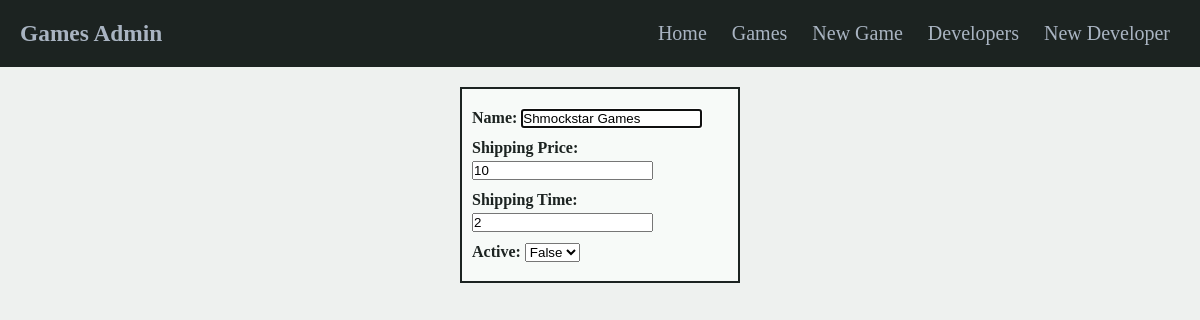
Screenshot of /developers/2/edit with the database file from the repository.
### tables this page shows
CREATE TABLE developers (
    id INTEGER PRIMARY KEY AUTOINCREMENT,
    name VARCHAR,
    shipping_price INT,
    shipping_time INT,
    active BOOLEAN
);

### controllers/developers_controller.py (the view)
@developers_blueprint.route("/developers/<id>/edit", methods=['GET'])
def edit_developer(id):
    developer = developer_repository.select(id)
    return render_template('developers/edit.html', developer = developer)

### db/run_sql.py (called while the page is built)
def get_db():
    path=os.path.dirname(os.path.abspath(__file__))
    db= os.path.join(path, "game_manager.db")
    conn=sqlite3.connect(db)
    conn.execute("PRAGMA foreign_keys=1")
    conn.row_factory=sqlite3.Row
    return conn

def run_sql(sql, values=[]):
    db=get_db()
    cursor=db.cursor()
    cursor.execute(sql, values)
    results=cursor.fetchall()
    db.commit()
    db.close()
    return results

### repositories/developer_repository.py (called while the page is built)
def select(id):
    developer = None
    sql = "SELECT * FROM developers WHERE id =?"
    values = [id]
    result = run_sql(sql, values)[0]
    if result is not None:
        active = True if result['active'] == 1 else False
        developer = Developer(result['name'], result['shipping_price'], result['shipping_time'], active, result['id'])
    return developer

### templates/developers/edit.html (shortened to what this page needs)
{% extends "base.html" %}
{% block content %}
<div class="container">
<div class="box2">
<form action="/developers/{{developer.id}}" method="post">
    <div class="name">
        <label for="name">Name:</label>
        <input type="text" id="name" name="name" placeholder="Name" value="{{developer.name}}" required autofocus>
    </div>
    <div class="shipping_price">
        <label for="shipping_price">Shipping Price:</label>
        <input type="number" name="shipping_price" id="shipping_price" value="{{developer.shipping_price}}" required>
    </div>
    <div class="shipping_time">
        <label for="shipping_time">Shipping Time:</label>
        <input type="number" name="shipping_time" id="shipping_time" value="{{developer.shipping_time}}" required>
    </div>
    <div class="active">
        <label for="active">Active:</label>
        <select id="active" name="active">
          <option value="0"
            {% if developer.active == False %} selected="selected" {% endif %}>
            False
          </option>
        </select>
      </div>
</form>
</div>
</div>
{% endblock %}

### static/style.css (style rules this page uses)
* { box-sizing: border-box; margin: 0%; padding: 0%; }
body { background-color: #eef1ef; }
.container { display: flex; flex-wrap: wrap; justify-content: space-around; }
.box2 { border: 2px solid #1c2321; display: flex; flex-direction: column; width: 280px; min-height: 150px; background-color: white; padding: 10px; margin:20px; line-height: 22px; color: #1c2321; background-color: #f7faf8; }
.name { font-weight: bold; margin-top: 0.5em; margin-bottom: 0.5em; color: #1c2321; }
.shipping_price { font-weight: bold; margin-top: 0.5em; margin-bottom: 0.5em; color: #1c2321; }
.shipping_time { font-weight: bold; margin-top: 0.5em; margin-bottom: 0.5em; color: #1c2321; }
.active { font-weight: bold; margin-top: 0.5em; margin-bottom: 0.5em; color: #1c2321; }

### rows the page displays
developers: name "Shmockstar Games", shipping_price "10", shipping_time "2", active "False"
